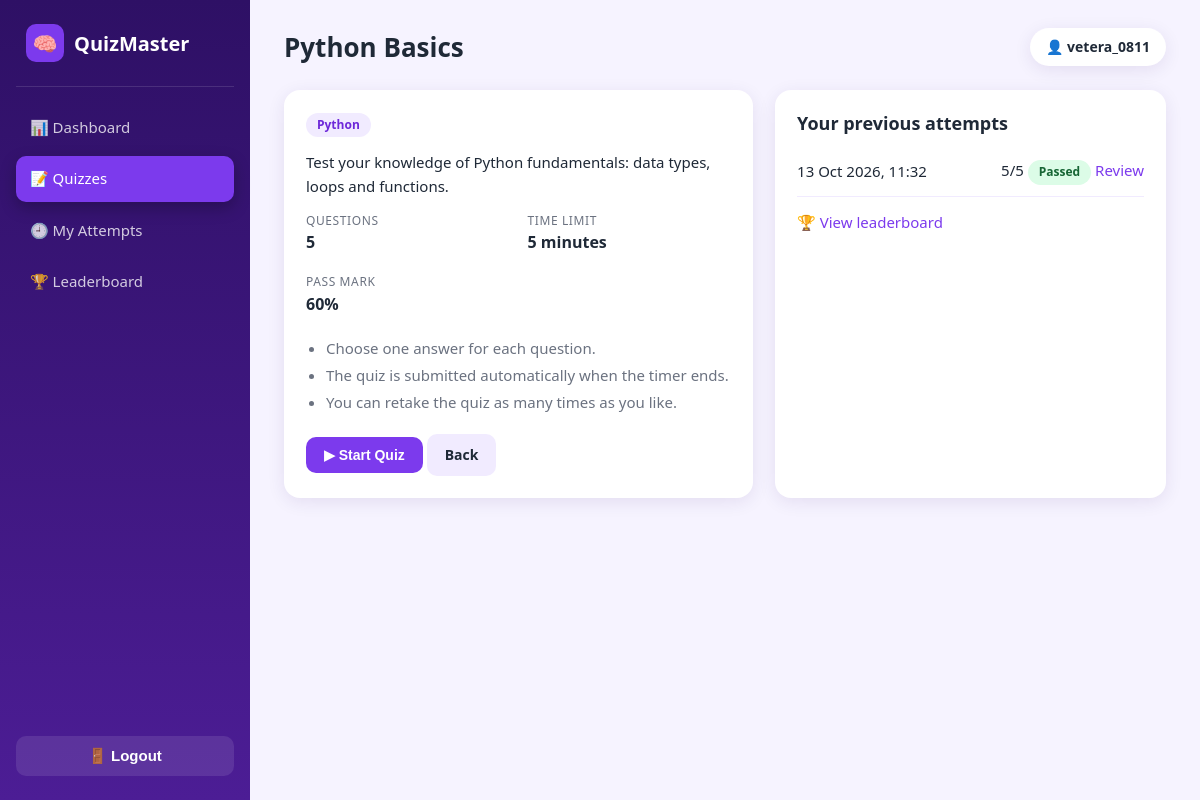
The page /quizzes/1/ (signed in) on the database its author committed.
### quiz/models.py (models this page shows, shortened)
class Quiz(models.Model):
    title = models.CharField(max_length=150)
    description = models.TextField(blank=True)
    category = models.ForeignKey(Category, null=True, blank=True, on_delete=models.SET_NULL, related_name='quizzes')
    time_limit_minutes = models.PositiveIntegerField(default=10, validators=[MinValueValidator(1)],
                                                     help_text='Time allowed in minutes.')
    pass_percentage = models.PositiveIntegerField(default=50, validators=[MinValueValidator(1), MaxValueValidator(100)])
    is_published = models.BooleanField(default=True, help_text='Only published quizzes with questions are shown to users.')
    created_at = models.DateTimeField(auto_now_add=True)
    class Meta:
        ordering = ['title']
        verbose_name_plural = 'quizzes'

class Category(models.Model):
    name = models.CharField(max_length=60, unique=True)
    class Meta:
        ordering = ['name']
        verbose_name_plural = 'categories'

class Attempt(models.Model):
    user = models.ForeignKey(settings.AUTH_USER_MODEL, on_delete=models.CASCADE, related_name='attempts')
    quiz = models.ForeignKey(Quiz, on_delete=models.CASCADE, related_name='attempts')
    started_at = models.DateTimeField(auto_now_add=True)
    finished_at = models.DateTimeField(null=True, blank=True)
    score = models.PositiveIntegerField(default=0)
    total = models.PositiveIntegerField(default=0)
    class Meta:
        ordering = ['-started_at']
    @property
    def percentage(self):
        return round(self.score * 100 / self.total) if self.total else 0
    @property
    def passed(self):
        return self.percentage >= self.quiz.pass_percentage

### quiz/views.py (the view)
# urls.py: path('quizzes/<int:pk>/', views.quiz_detail, name='quiz_detail'),
@login_required
def quiz_detail(request, pk):
    quiz = get_object_or_404(published_quizzes(), pk=pk)
    my_attempts = Attempt.objects.filter(user=request.user, quiz=quiz, finished_at__isnull=False)[:5]
    in_progress = Attempt.objects.filter(user=request.user, quiz=quiz, finished_at__isnull=True).first()
    return render(request, 'quiz/quiz_detail.html', {
        'quiz': quiz, 'my_attempts': my_attempts, 'in_progress': in_progress,
    })

### quiz/views.py (called while the page is built)
def published_quizzes():
    return (Quiz.objects.filter(is_published=True)
            .select_related('category')
            .annotate(question_total=Count('questions', distinct=True))
            .filter(question_total__gt=0))

### templates/quiz/quiz_detail.html (shortened to what this page needs)
{% extends 'base.html' %}
{% block heading %}{{ quiz.title }}{% endblock %}
{% block content %}
<div class="two-col">
  <div class="card">
    <span class="badge badge-blue">{{ quiz.category.name|default:"General" }}</span>
    <p style="margin:14px 0">{{ quiz.description|default:"Good luck!" }}</p>
    <div class="detail-grid" style="margin-bottom:20px">
      <div class="detail-item"><small>Questions</small><strong>{{ quiz.question_total }}</strong></div>
      <div class="detail-item"><small>Time limit</small><strong>{{ quiz.time_limit_minutes }} minutes</strong></div>
      <div class="detail-item"><small>Pass mark</small><strong>{{ quiz.pass_percentage }}%</strong></div>
    </div>
    <ul class="rules">
      <li>Choose one answer for each question.</li>
      <li>The quiz is submitted automatically when the timer ends.</li>
      <li>You can retake the quiz as many times as you like.</li>
    </ul>
    <form method="post" action="{% url 'quiz_start' quiz.pk %}">
      <button type="submit" class="btn">{% if in_progress %}▶ Resume Quiz{% else %}▶ Start Quiz{% endif %}</button>
      <a href="{% url 'quiz_list' %}" class="btn btn-light">Back</a>
    </form>
  </div>
  <div class="card">
    <h2>Your previous attempts</h2>
    {% for a in my_attempts %}
      <div class="row-between">
        <span>{{ a.finished_at|date:"d M Y, H:i" }}</span>
        <span>{{ a.score }}/{{ a.total }}
          {% if a.passed %}<span class="badge badge-green">Passed</span>{% else %}<span class="badge badge-red">Failed</span>{% endif %}
          <a href="{% url 'attempt_result' a.pk %}">Review</a></span>
      </div>
    {% empty %}
      <div class="empty">No attempts yet.</div>
    {% endfor %}
    <p style="margin-top:14px"><a href="{% url 'leaderboard' %}?quiz={{ quiz.pk }}">🏆 View leaderboard</a></p>
  </div>
</div>
{% endblock %}

### templates/base.html (shortened to what this page needs)
{% load static %}<!DOCTYPE html>
<html lang="en">
<head>
  <link rel="stylesheet" href="{% static 'css/style.css' %}">
</head>
<body>
<div class="layout">
  <aside class="sidebar">
    <div class="brand"><span class="logo">🧠</span> QuizMaster</div>
    <nav class="nav">
      <a href="{% url 'dashboard' %}" class="{% if request.path == '/' %}active{% endif %}">📊 Dashboard</a>
      <a href="{% url 'quiz_list' %}" class="{% if '/quizzes/' in request.path %}active{% endif %}">📝 Quizzes</a>
      <a href="{% url 'attempt_history' %}" class="{% if '/attempts/' in request.path %}active{% endif %}">🕘 My Attempts</a>
      <a href="{% url 'leaderboard' %}" class="{% if '/leaderboard/' in request.path %}active{% endif %}">🏆 Leaderboard</a>
    </nav>
    <form method="post" action="{% url 'logout' %}">{% csrf_token %}
      <button type="submit" class="logout-btn">🚪 Logout</button>
    </form>
  </aside>
  <main class="content">
    <header class="topbar">
      <h1>{% block heading %}{% endblock %}</h1>
      <span class="user-chip">👤 {{ user.username }}</span>
    </header>
    {% block content %}{% endblock %}
  </main>
</div>
</body>
</html>

### static/css/style.css (style rules this page uses)
:root { --primary: #7c3aed; --primary-dark: #6d28d9; --primary2: #ec4899; --dark: #2e1065; --dark2: #4c1d95; --bg: #f6f3ff; --card: #ffffff; --soft: #f1ebff; --text: #1f2937; --muted: #6b7280; --shadow: 0 4px 18px rgba(46, 16, 101, 0.09); }
* { box-sizing: border-box; margin: 0; padding: 0; }
html { scroll-behavior: smooth; }
body { font-family: "Segoe UI", system-ui, -apple-system, Roboto, Arial, sans-serif; background: var(--bg); color: var(--text); line-height: 1.55; font-size: 15px; }
a { color: var(--primary); text-decoration: none; }
h1, h2, h3 { line-height: 1.25; }
.layout { display: flex; min-height: 100vh; }
.sidebar { width: 250px; background: linear-gradient(180deg, var(--dark), var(--dark2)); color: #fff; padding: 24px 16px; position: fixed; inset: 0 auto 0 0; display: flex; flex-direction: column; z-index: 10; }
.brand { display: flex; align-items: center; gap: 10px; font-size: 20px; font-weight: 700; padding: 0 10px 24px; border-bottom: 1px solid rgba(255, 255, 255, 0.12); margin-bottom: 18px; }
.brand span.logo { background: var(--primary); width: 38px; height: 38px; border-radius: 10px; display: grid; place-items: center; font-size: 20px; }
.nav { display: flex; flex-direction: column; gap: 6px; flex: 1; }
.nav a { color: rgba(255, 255, 255, 0.78); padding: 11px 14px; border-radius: 10px; display: flex; align-items: center; gap: 12px; font-weight: 500; transition: 0.2s; }
.nav a.active { background: var(--primary); color: #fff; box-shadow: 0 6px 16px rgba(0, 0, 0, 0.25); }
.logout-btn { width: 100%; background: rgba(255, 255, 255, 0.1); color: #fff; border: 0; padding: 11px; border-radius: 10px; cursor: pointer; font-size: 15px; font-weight: 600; transition: 0.2s; }
.content { margin-left: 250px; flex: 1; padding: 28px 34px; min-width: 0; }
.topbar { display: flex; justify-content: space-between; align-items: center; margin-bottom: 24px; gap: 12px; flex-wrap: wrap; }
.topbar h1 { font-size: 26px; }
.user-chip { background: var(--card); padding: 8px 16px; border-radius: 999px; box-shadow: var(--shadow); font-weight: 600; font-size: 14px; }
.card { background: var(--card); border-radius: 16px; padding: 22px; box-shadow: var(--shadow); margin-bottom: 22px; }
.card h2 { font-size: 18px; margin-bottom: 14px; }
.two-col { display: grid; grid-template-columns: 1.2fr 1fr; gap: 22px; }
.btn { display: inline-flex; align-items: center; gap: 6px; padding: 10px 18px; border-radius: 10px; border: 0; cursor: pointer; font-size: 14px; font-weight: 600; background: var(--primary); color: #fff; transition: 0.2s; text-decoration: none; }
.btn-light { background: var(--soft); color: var(--text); }
.badge { display: inline-block; padding: 3px 11px; border-radius: 999px; font-size: 12px; font-weight: 700; }
.badge-green { background: #dcfce7; color: #166534; }
.badge-blue { background: var(--soft); color: var(--primary-dark); }
.detail-grid { display: grid; grid-template-columns: repeat(auto-fit, minmax(200px, 1fr)); gap: 18px; }
.detail-item small { color: var(--muted); display: block; font-size: 12px; text-transform: uppercase; letter-spacing: 0.05em; }
.detail-item strong { font-size: 16px; }
.row-between { display: flex; justify-content: space-between; align-items: center; gap: 10px; padding: 11px 0; border-bottom: 1px solid var(--soft); flex-wrap: wrap; }
.rules { margin: 0 0 20px 20px; color: var(--muted); }
.rules li { margin-bottom: 4px; }

### rows shown on the page
Quiz: title "Python Basics", category.name "Python", description "Test your knowledge of Python fundamentals: data types, loops and functions.", question_total "5", time_limit_minutes "5", pass_percentage "60"
Attempt: finished_at "13 Oct 2026, 11:32", score "5", total "5", shows "Passed"

### other values the page prints
{{ user.username }} "vetera_0811"
